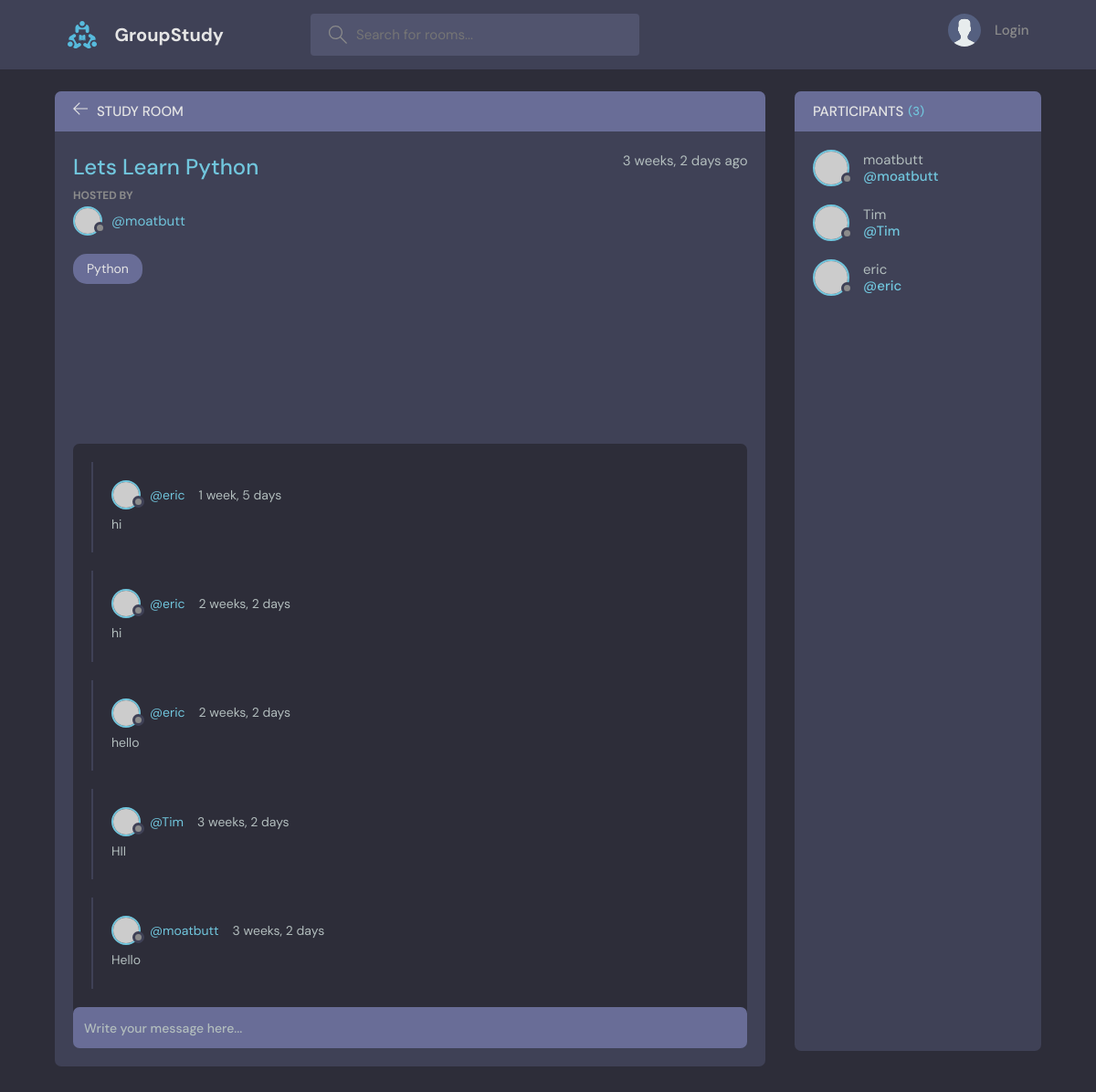
The page /room/1/ on the database its author committed.
### base/models.py (models this page shows, shortened)
class Room(models.Model):
    host = models.ForeignKey(User, on_delete=models.SET_NULL, null=True)
    topic = models.ForeignKey(Topic, on_delete=models.SET_NULL, null=True)
    name = models.CharField(max_length= 200)
    description = models.TextField(null=True, blank=True)
    participants = models.ManyToManyField(User, related_name='participants', blank=True)
    updated = models.DateTimeField(auto_now=True)
    created = models.DateTimeField(auto_now_add=True)
    class Meta:
        ordering = ['-updated', '-created']

class Topic(models.Model):
    name = models.CharField(max_length=200)
    def __str__(self):
        return self.name

class Message(models.Model):
    user = models.ForeignKey(User, on_delete=models.CASCADE)
    room = models.ForeignKey(Room, on_delete=models.CASCADE)
    body = models.TextField()
    updated = models.DateTimeField(auto_now=True)
    created = models.DateTimeField(auto_now_add=True)
    class Meta:
        ordering = ['-updated', '-created']

### base/views.py (the view, shortened to what this page needs)
# urls.py: path("room/<str:pk>/", views.room, name="room"),
def room(request,pk):
    room = Room.objects.get(id=pk)
    room_messages = room.message_set.all()
    participants = room.participants.all()
    context = {"room": room, 'room_messages': room_messages, 'participants': participants}
    return render(request, "base/room.html", context)

### base/templates/base/room.html (shortened to what this page needs)
{% extends 'main.html' %}
{% block content %}
    <main class="profile-page layout layout--2">
      <div class="container">
        <div class="room">
          <div class="room__top">
            <div class="room__topLeft">
              <a href="{% url 'home' %}">
                <svg version="1.1" xmlns="http://www.w3.org/2000/svg" width="32" height="32" viewBox="0 0 32 32">
                  <title>arrow-left</title>
                  <path
                    d="M13.723 2.286l-13.723 13.714 13.719 13.714 1.616-1.611-10.96-10.96h27.625v-2.286h-27.625l10.965-10.965-1.616-1.607z"
                  ></path>
                </svg>
              </a>
              <h3>Study Room</h3>
            </div>
          </div>
          <div class="room__box scroll">
            <div class="room__header scroll">
              <div class="room__info">
                <h3>{{room.name}}</h3>
                <span>{{room.created | timesince}} ago</span>
              </div>
              <div class="room__hosted">
                <p>Hosted By</p>
                <a href="{% url 'user-profile' room.host.id%}" class="room__author">
                  <div class="avatar avatar--small">
                    <img src="https://randomuser.me/api/portraits/men/37.jpg" />
                  </div>
                  <span>@{{room.host.username}}</span>
                </a>
              </div>
              <span class="room__topics">{{room.topic}}</span>
            </div>
            <div class="room__conversation">
              <div class="threads scroll">
                {% for message in room_messages%}
                <div class="thread">
                  <div class="thread__top">
                    <div class="thread__author">
                      <a href="{% url 'user-profile' message.user.id%}" class="thread__authorInfo">
                        <div class="avatar avatar--small">
                          <img src="https://randomuser.me/api/portraits/men/37.jpg" />
                        </div>
                        <span>@{{message.user.username}}</span>
                      </a>
                      <span class="thread__date">{{message.created | timesince}}</span>
                    </div>
                  </div>
                  <div class="thread__details">
                    {{message.body}}
                  </div>
                </div>
                {%endfor%}
              </div>
            </div>
          </div>
          <div class="room__message">
            <form action="" method="POST">
              <input name="body" placeholder="Write your message here..." /></form>
          </div>
        </div>
        <div class="participants">
          <h3 class="participants__top">Participants <span>({{participants.count}})</span></h3>
          <div class="participants__list scroll">
            {% for user in participants %}
            <a href="{% url 'user-profile' user.id %}" class="participant">
              <div class="avatar avatar--medium">
                <img src="https://randomuser.me/api/portraits/men/37.jpg" />
              </div>
              <p>
                {{user.username}}
                <span>@{{user.username}}</span>
              </p>
            </a>
            {%endfor%}
          </div>
        </div>
      </div>
    </main>
    {% endblock content %}

### rows shown on the page
Room: name "Lets Learn Python", created "3 weeks, 2 days", host.username "moatbutt", topic "Python"
Message: user.username "eric", created "1 week, 5 days", body "hi"
Message: user.username "eric", created "2 weeks, 2 days", body "hi"
Message: user.username "eric", created "2 weeks, 2 days", body "hello"
Message: user.username "Tim", created "3 weeks, 2 days", body "HII"
Message: user.username "moatbutt", created "3 weeks, 2 days", body "Hello"

### other values the page prints
{{ participants.count }} "3"
{{ user.username }} "moatbutt"
{{ user.username }} "Tim"
{{ user.username }} "eric"
